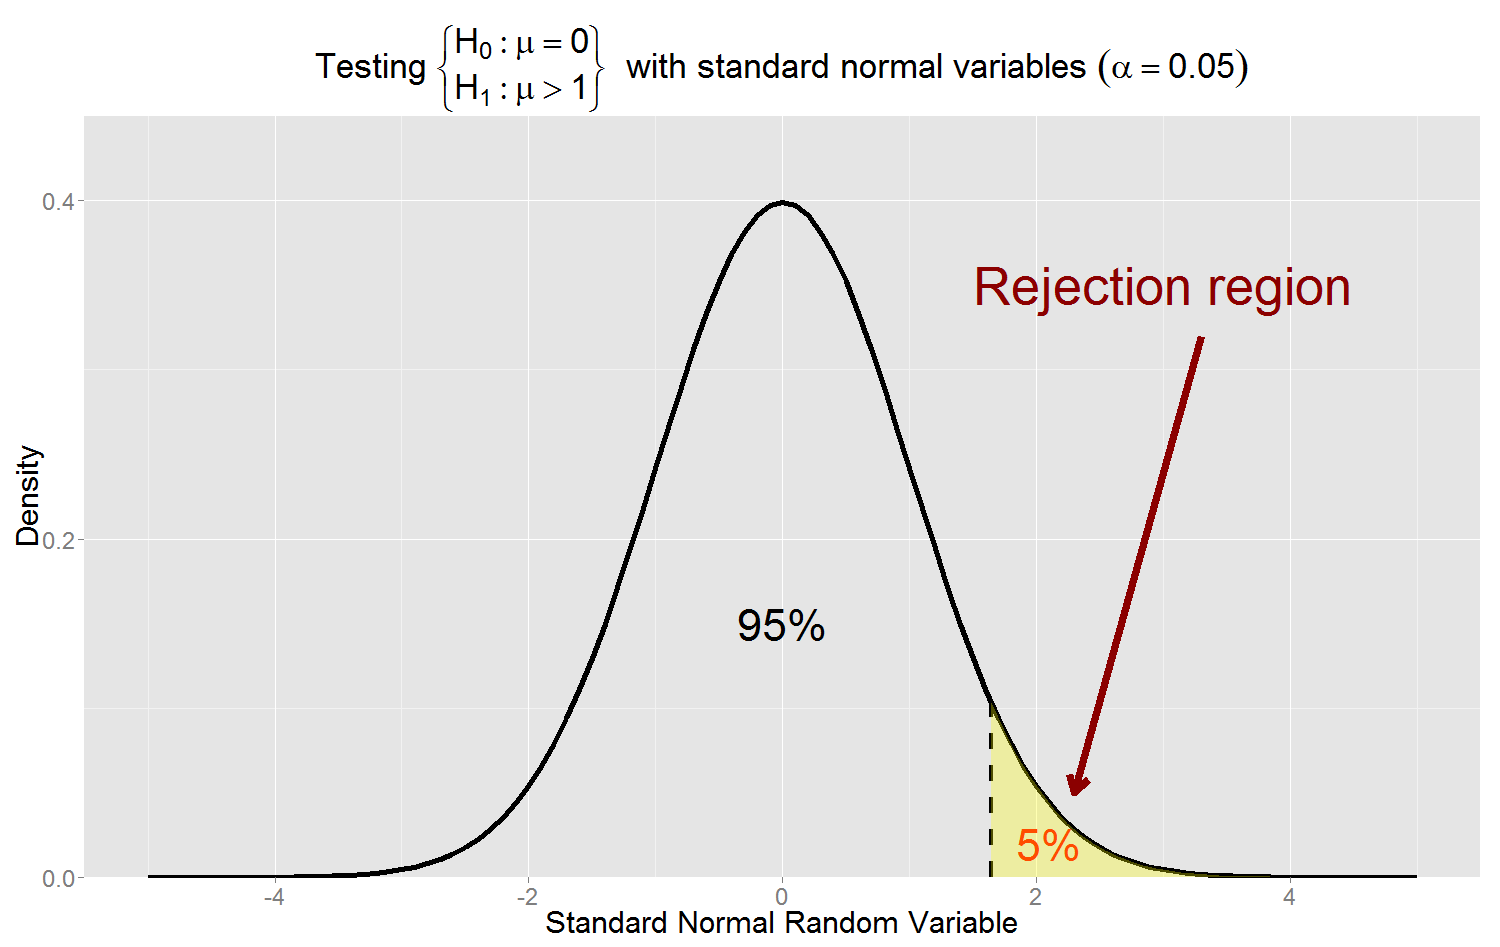

This chart was generated by the following R code:
rm(list=ls())
library(ggplot2)
library(grid)
######################################
#
# Figure 1.1. Null hypothesis testing
#
#
# (1) ggplot2 version
#
# (2) classic R plot

#####################################


# (1)
g <- ggplot(data.frame(X=c(-5,5)), aes=(X)) +stat_function(fun=dnorm, size=2)+
  scale_x_continuous(limits=c(-5,5), breaks=seq(-4,4,by=2)) +
  scale_y_continuous(expand=c(0,0),limits=c(0,0.45), breaks=seq(0,0.4,by=0.2))+
  labs(title=expression(paste("Testing ", 
                              bgroup( "{",atop(H[0]: mu == 0, H[1]: mu > 1),"}"),
                              "  with standard normal variables ", (alpha == 0.05)
                          )),
       x="Standard Normal Random Variable", 
       y="Density") +
  theme(plot.title=element_text(size=26), axis.title=element_text(size=23),
        axis.text=element_text(size=18))

g2 <- g+  annotate("text",x=0,y=0.15, label="95%",size=12)+
  annotate("text",x=3,y=0.35, label="Rejection region", size=14, col="darkred")+
  annotate("text",x=2.1,y=0.02, label="5%",size=12, col="red")+
  annotate("segment", x=qnorm(0.95), xend=qnorm(0.95), y=0, yend=dnorm(qnorm(0.95)), linetype="dashed",size=1.5)+
  geom_segment(aes(x=3.3,xend=2.3, y=0.32, yend=0.05), 
               arrow=arrow(length=unit(0.5,"cm")), size=3, col="darkred")
  
  xv=seq(qnorm(0.95), 4, by=0.1)
  yv=dnorm(xv)
  sh <- data.frame(xv,yv)

g2 + geom_ribbon(data=sh, aes(x=xv,ymin=0,ymax=yv), alpha=0.3, fill="yellow") 


# (2)
xp <- seq(-5,5, length=200)
yp <- dnorm(xp)
plot(xp, yp, yaxs="i",ylim=c(0,0.5), xlim=c(-5,5), type = "l", ylab="Density", xlab="Random variable, X")
#abline(v=0)
title("Testing H0:M=0 & H1:M>0 when X ~ N(0,1), a=0.05")  
qnorm(0.95)
segments(1.64,0,1.64,0.103, lty=2)
dnorm(1.64)
text(2.9, 0.36,"rejection region", cex=1.4)
arrows(3,0.33,2.2,0.05)
text(-0.1, 0.2, "95%", cex=1.1)
text(2,0.025,"5%", cex=1.1)
